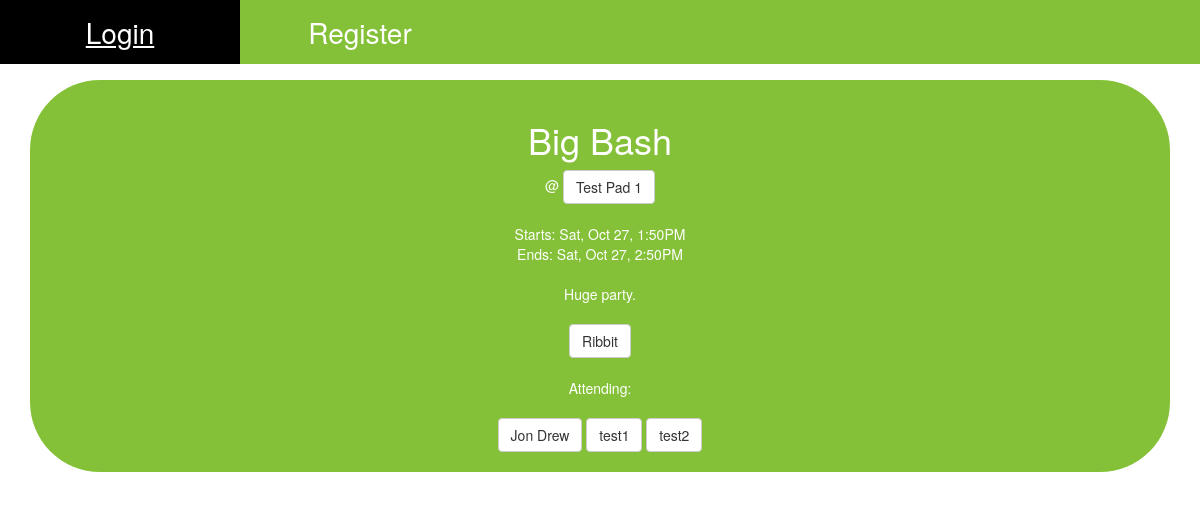
Page /events/big-bash_m4lkopnzey/ on the committed database.
### events/models.py (models this page shows, shortened)
class Event(models.Model):
    created_by      = models.ForeignKey('hoppers.Hopper', null=True, on_delete=models.SET_NULL)
    attending       = models.ManyToManyField('hoppers.Hopper', related_name='attending')
    start           = models.DateTimeField(default=default_start)
    end             = models.DateTimeField(default=default_end)
    pad             = models.ForeignKey('pads.Pad', on_delete=models.CASCADE)
    title           = models.CharField(max_length=20)
    text            = models.TextField(null=True)
    private         = models.BooleanField(default=True)
    active          = models.BooleanField(default=True)
    slug            = models.SlugField(null=True, unique=True, editable=False)
    created_at      = models.DateTimeField(default=timezone.now)
    deleted_at      = models.DateTimeField(null=True)
    class Meta:
        ordering = ['start']
    def create_ribbit(self):
        return reverse('events:create_ribbit', kwargs={'event': self.slug})
    def get_attending_list(self):
        attending_list = self.attending.all()
        return Hopper.objects.filter(id__in=attending_list)

### pads/models.py (models this page shows, shortened)
class Pad(models.Model):
    name            = models.CharField(max_length=20)
    address         = models.CharField(max_length=100)
    description     = models.TextField(max_length=200)
    owner           = models.OneToOneField(Hopper, null=True, on_delete=models.SET_NULL)
    active          = models.BooleanField(default=True)
    slug            = models.SlugField(null=True, unique=True, editable=False)
    created_at      = models.DateTimeField(default=timezone.now)
    def __str__(self):
        return str(self.name)
    def get_absolute_url(self):
        return reverse('pads:read', kwargs={'slug': self.slug})

### hoppers/models.py (models this page shows, shortened)
class Hopper(models.Model):
    user            = models.OneToOneField(User, null=True, on_delete=models.SET_NULL)
    listens_to      = models.ManyToManyField('self', through='Pair', symmetrical=False)
    anonymous       = models.BooleanField(default=True)
    email           = models.EmailField(null=True, max_length=100)
    name            = models.CharField(null=True, max_length=100)
    birth_date      = models.DateField(null=True)
    active          = models.BooleanField(default=True)
    slug            = models.SlugField(null=True, unique=True, editable=False)
    created_at      = models.DateTimeField(default=timezone.now)
    def __str__(self):
        if self.anonymous:
            return str(self.user.username)
        else:
            return str(self.name)
    def get_absolute_url(self):
        return reverse('hoppers:read', kwargs={'slug': self.slug})

### events/views.py (the view)
# urls.py: url(r'^(?P<slug>[\w-]+)/$', EventDetailSlugView.as_view(), name='read'),
class EventDetailSlugView(DetailView):
    template_name = 'events/detail.html'
    def get_object(self, *args, **kwargs):
        request = self.request
        slug = self.kwargs.get('slug')
        try:
            instance = Event.objects.get(slug=slug, active=True)
        except Event.DoesNotExist:
            raise Http404('Event does not exist')
        except Event.MultipleObjectsReturned:
            qs = Event.objects.filter(slug=slug, active=True)
            instance = qs.first()
        except:
            raise Http404('Error in slug view')
        return instance

### events/templates/events/detail.html (shortened to what this page needs)
{% extends "base.html" %}
{% load static %}
{% block content %}
  <div class="card text-center">
    <div class="card-body">
      <h1>{{ object.title }}</h1>
      @
      <a href="{{ object.pad.get_absolute_url }}" class="btn btn-default"<span class="badge">{{ object.pad }}</span></a>
      Starts: {{ object.start|date:"D, M d, fA" }}
      Ends: {{ object.end|date:"D, M d, fA" }}
      {{ object.text }}
      {% if request.user.hopper not in object.get_attending_list %}
        <a href="{{ object.create_ribbit }}" class="btn btn-default"<span class="badge">Ribbit</span></a>
      {% endif %}
      Attending:
      {% for hopper in object.get_attending_list %}
        <a href="{{ hopper.get_absolute_url }}" class="btn btn-default"<span class="badge">{{ hopper }}</span></a>
      {% endfor %}
    </div>
  </div>
{% endblock %}

### static_project/css/main.css (style rules this page uses)
body { padding-top: 80px; }
.card { background-color: rgb(132, 193, 56); border-radius: 5em; color: white; margin-bottom: 2em; }

### rows in the picture
Event: title "Big Bash", pad "Test Pad 1", start "Sat, Oct 27, 1:50PM", end "Sat, Oct 27, 2:50PM", text "Huge party."
Hopper: anonymous+name "Jon Drew"
Hopper: anonymous+user "test1"
Hopper: anonymous+user "test2"
